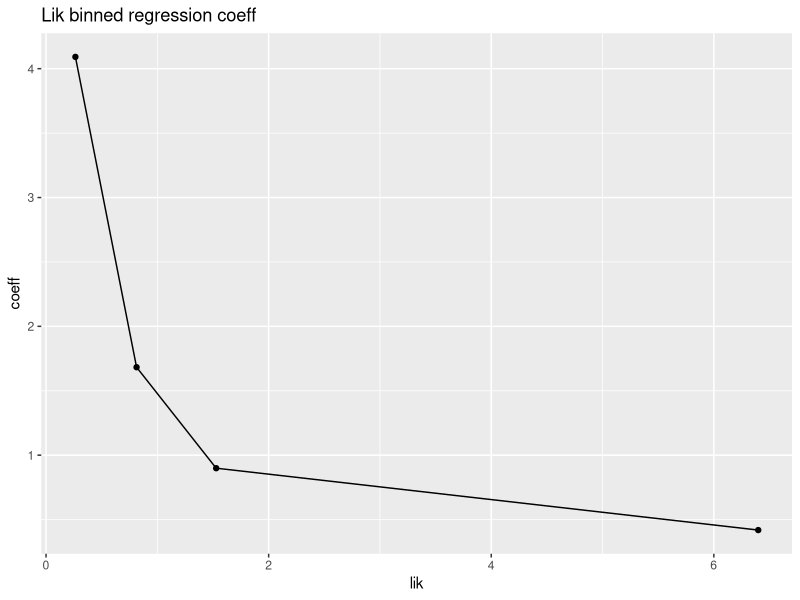
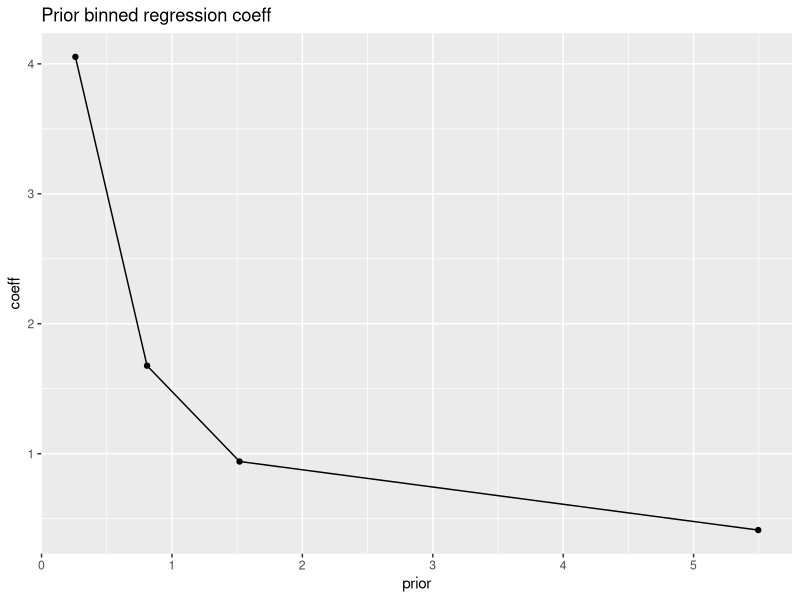
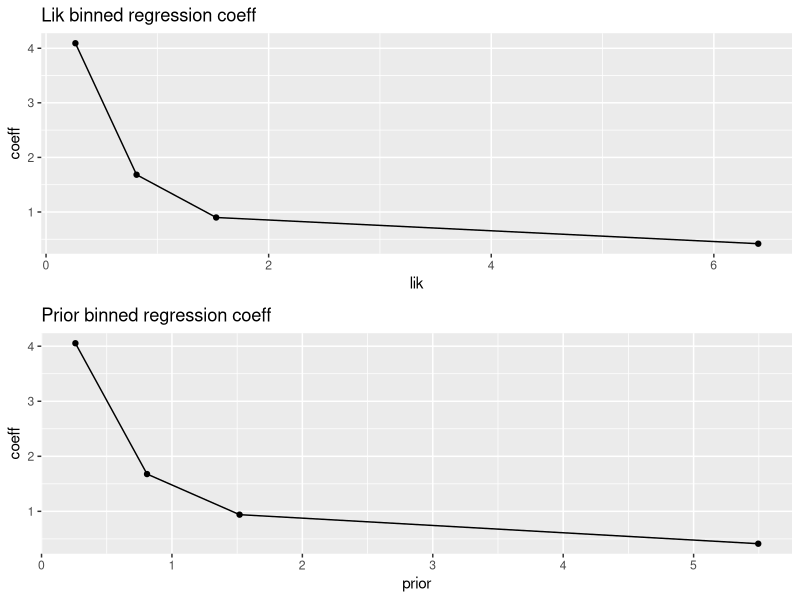

Generate these figures, in order, with R:
library(jsonlite)
library(ggplot2)
require(gridExtra)
setwd("~/GitHub/LearningToInfer/data")

log_odds <- function(x){
  return(log(x/(1.0 - x)))
}

priors = runif(5000)
likls = runif(5000)

prior_los <- log_odds(priors)
lik_los <- log_odds(likls)
true_los <- prior_los + lik_los

lik_bins = .bincode(lik_los, breaks = quantile(lik_los, seq(0, 1, 0.5)))
pri_bins = .bincode(prior_los, breaks = quantile(prior_los, seq(0, 1, 0.5)))

xlik_los = lik_los
xpri_los = prior_los
for (bin in c(1,2)){
  xlik_los[lik_bins == bin] <- mean(lik_los[lik_bins == bin], na.rm = TRUE)
  xpri_los[pri_bins == bin] <- mean(prior_los[pri_bins == bin], na.rm = TRUE)
}
model_los <- xlik_los + xpri_los


# one_bit <- true_los
# one_bit[bit_bins == 1] <- log_odds(mean(hrms[bit_bins == 1], na.rm = TRUE))
# one_bit[bit_bins == 2] <- log_odds(mean(hrms[bit_bins == 2], na.rm = TRUE))
# 
# # one_bit[bit_bins == 1] <- mean(true_los[bit_bins == 1], na.rm = TRUE)
# # one_bit[bit_bins == 2] <- mean(true_los[bit_bins == 2], na.rm = TRUE)
# 
# model_los = one_bit
# # Bin the lik_los

bins = .bincode(abs(lik_los), breaks = quantile(abs(lik_los)))

model_lm0 <- lm(model_los[bins == 1] ~ lik_los[bins == 1] + prior_los[bins == 1] + 0)
summary(model_lm0)

model_lm1 <- lm(model_los[bins == 2] ~ lik_los[bins == 2] + prior_los[bins == 2] + 0)
summary(model_lm1)

model_lm2 <- lm(model_los[bins == 3] ~ lik_los[bins == 3] + prior_los[bins == 3] + 0)
summary(model_lm2)

model_lm3 <- lm(model_los[bins == 4] ~ lik_los[bins == 4] + prior_los[bins == 4] + 0)
summary(model_lm3)

df = data.frame(lik = (quantile(abs(lik_los))[2:5] + quantile(abs(lik_los))[1:4])/2.0,  
                coeff = c(model_lm0$coefficients[1], model_lm1$coefficients[1], model_lm2$coefficients[1], model_lm3$coefficients[1]))
plot1 <- ggplot(df, aes(y = coeff, x = lik)) +
  geom_point() + geom_line() + ggtitle("Lik binned regression coeff") 
plot1

# Prior bins
bins = .bincode(abs(prior_los), breaks = quantile(abs(prior_los)))

model_lm0 <- lm(model_los[bins == 1] ~ prior_los[bins == 1] + lik_los[bins == 1] + 0)
summary(model_lm0)

model_lm1 <- lm(model_los[bins == 2] ~ prior_los[bins == 2] + lik_los[bins == 2] + 0)
summary(model_lm1)

model_lm2 <- lm(model_los[bins == 3] ~ prior_los[bins == 3] + lik_los[bins == 3] + 0)
summary(model_lm2)

model_lm3 <- lm(model_los[bins == 4] ~ prior_los[bins == 4] + lik_los[bins == 4] + 0)
summary(model_lm3)

df = data.frame(prior = (quantile(abs(prior_los))[2:5] + quantile(abs(prior_los))[1:4])/2.0,  
                coeff = c(model_lm0$coefficients[1], model_lm1$coefficients[1], model_lm2$coefficients[1], model_lm3$coefficients[1]))
plot2 <- ggplot(df, aes(y = coeff, x = prior)) +
  geom_point() + geom_line() + ggtitle("Prior binned regression coeff") 
plot2

# All plots together
grid.arrange(plot1, plot2, nrow = 2)
g <- arrangeGrob(plot1, plot2, nrow = 2)
ggsave(file = "Intuition.pdf", g)

